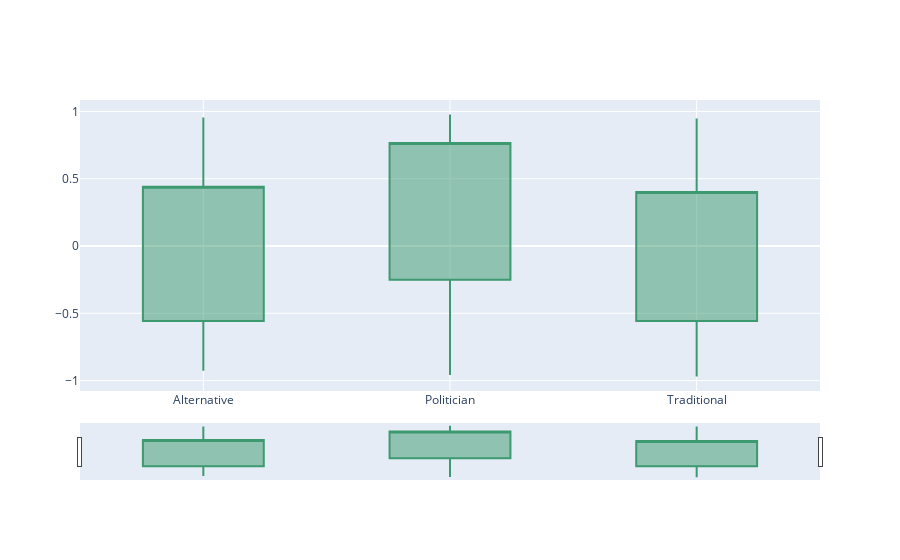

Notebook source saved alongside this figure:
### Markdown cell above
#### News Type

### Code cell
make_candle_plot(df=overall_df, groupby_='NEWS_SOURCES_TYPE', attribute='OVERALL_SENTIMENT' )

### Figure 1 — Plotly figure (JSON) as saved in the notebook; plotly's stock layout.template omitted (floating-point values rounded to 4 significant figures)
{"data": [{"close": [0.4404, 0.765, 0.4019], "high": [0.9551, 0.9769, 0.9477], "low": [-0.926, -0.959, -0.9691], "open": [-0.5574, -0.25, -0.5574], "type": "candlestick", "x": ["Alternative", "Politician", "Traditional"]}], "layout": {}}
